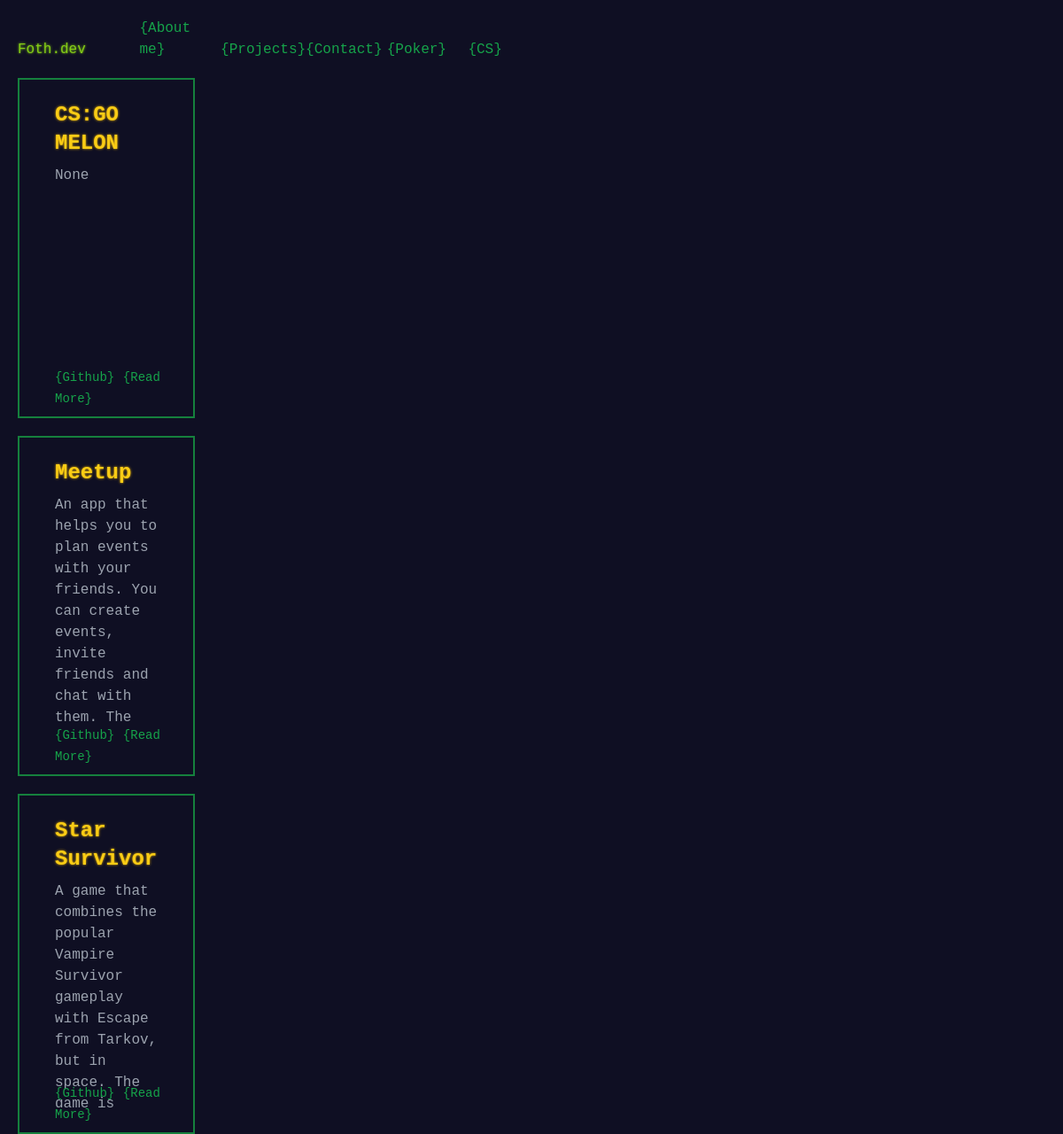
/projects/, run on the app's committed database.
### projects/models.py (models this page shows, shortened)
class Project(models.Model):
    title = models.CharField(max_length=100)
    short_description = models.CharField(max_length=255, blank=True, null=True)
    description = models.TextField(blank=True, null=True)
    image = models.ImageField(upload_to='project_images/', blank=True, null=True)
    github_link = models.URLField(blank=True, null=True)
    demo_link = models.URLField(blank=True, null=True)

### projects/views.py (the view)
# urls.py: path('', views.show_projects, name="show_projects")
def show_projects(request):
    projects = Project.objects.all()
    return render(request, 'projects/projects.html', {'projects': projects})

### projects/templates/projects/projects.html
{% extends 'base.html' %}
{% load static %}
{% block content %}
<div class="gap-4 h-96 mx-auto">
  {% for project in projects %}
    <div class="relative h-full w-full lg:w-1/3 p-4 my-5 border-2 border-green-700">
      <div class="overflow-hidden">
        <div class="px-6 py-2">
          <div class="font-bold text-2xl mb-2 text-yellow-400 text-shadow-aoc shadow-yellow-500">{{ project.title }}</div>
          <p class="text-gray-400 overflow-y-auto max-h-64">
            {{ project.short_description }}
          </p>
        </div>
        <div class="absolute bottom-0 px-6 py-2">
          <a href="{{ project.github_link }}" class="text-green-600 text-sm hover:text-shadow-aoc hover:shadow-green-500 hover:text-green-500">{Github}</a>
          <a href="{{ project.read_more_link }}" class="text-green-600 text-sm hover:text-shadow-aoc hover:shadow-green-500 hover:text-green-500">{Read More}</a>
        </div>
      </div>
    </div>
  {% endfor %}
</div>
{% endblock %}

### data on the page
Project: title "CS:GO MELON", short_description "None"
Project: title "Meetup", short_description "An app that helps you to plan events with your friends. You can create events, invite friends and chat with…"
Project: title "Star Survivor", short_description "A game that combines the popular Vampire Survivor gameplay with Escape from Tarkov, but in space. The…"
